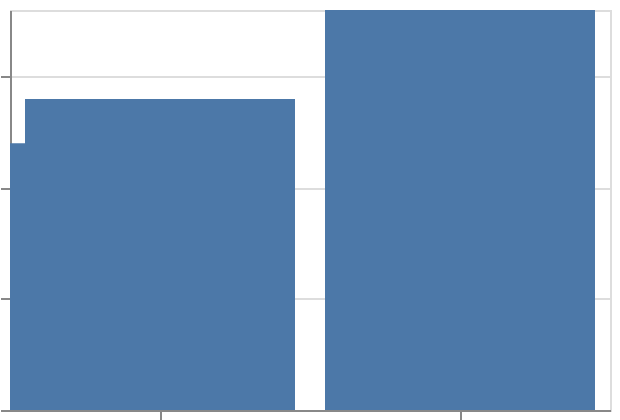

Specify this chart in Vega-Lite:
### Vega-Lite specification from a JSON file in a GitHub repository (floating-point values rounded to 4 significant figures)
{"$schema": "https://vega.github.io/schema/vega-lite/v6.json", "padding": 5, "autosize": "none", "width": 300, "height": 200, "data": {"name": "table", "values": [{"c": "A", "g": "p", "x": 1, "y": 2, "v": 5, "t": "2024-01-15", "o": {"v": 3}, "IMDB Rating": 6.1, "d": "x1"}, {"c": "B", "g": "q", "x": 2, "y": 4, "v": 9, "t": "2024-02-20", "o": {"v": 7}, "IMDB Rating": 7.4, "d": "x2"}, {"c": "A", "g": "q", "x": 3, "y": 3, "v": 2, "t": "2024-03-05", "o": {"v": 1}, "IMDB Rating": 5.2, "d": "x1"}, {"c": "C", "g": "p", "x": 4, "y": 6, "v": 7, "t": "2024-05-30", "o": {"v": 4}, "IMDB Rating": 8.8, "d": "x3"}, {"c": "B", "g": "p", "x": 5, "y": 5, "v": 4, "t": "2024-07-11", "o": {"v": 9}, "IMDB Rating": 6.9, "d": "x2"}, {"c": "C", "g": "q", "x": 6, "y": 8, "v": 6, "t": "2024-09-02", "o": {"v": 2}, "IMDB Rating": 7.7, "d": "x3"}, {"c": "A", "g": "p", "x": 7, "y": 7, "v": 8, "t": "2024-11-25", "o": {"v": 5}, "IMDB Rating": 4.4, "d": "x1"}, {"c": "B", "g": "q", "x": 8, "y": 9, "v": 3, "t": "2024-12-31", "o": {"v": 8}, "IMDB Rating": 9.1, "d": "x2"}]}, "mark": "bar", "encoding": {"x": {"field": "c", "type": "nominal", "scale": {"domain": ["C", "B"]}}, "y": {"field": "y", "type": "quantitative", "aggregate": "sum"}}}
